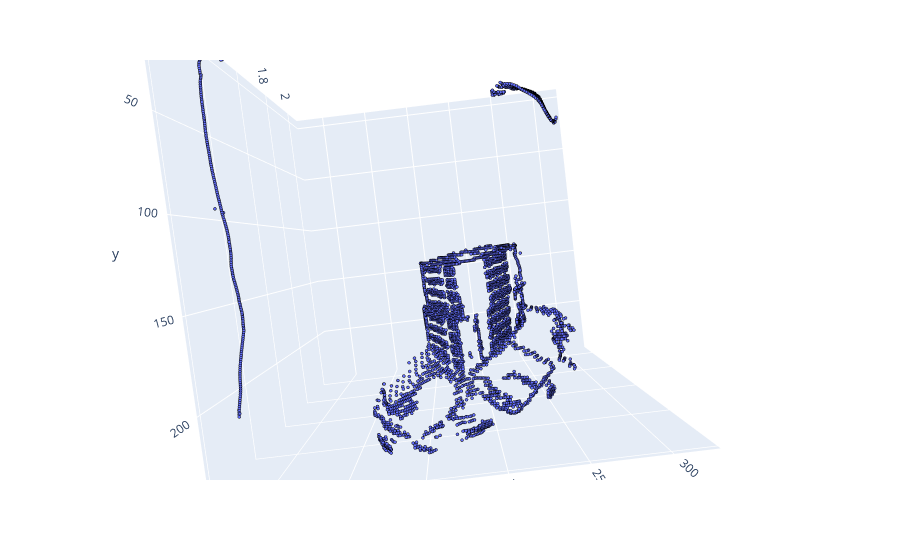

This figure's notebook cell:
### Markdown cell above
### Point cloud

### Code cell
e_img = cv2.resize(e_img, dsize=(320, 240), interpolation=cv2.INTER_CUBIC)
d_img = d_img.squeeze()

y, x = np.nonzero(e_img)
z = [d_img[y[i], x[i]] for i in range(len(x))]

fig = px.scatter_3d(x = x, y = y, z = z, height=600)
fig.update_traces(marker=dict(size=1, line=dict(width=1,color='black')))

### Figure 1 — Plotly figure (JSON) as saved in the notebook; plotly's stock layout.template omitted (floating-point values rounded to 4 significant figures; data arrays with more than 128 entries replaced by an {"elided": "..."} marker saying what was removed)
{"data": [{"hovertemplate": "x=%{x}<br>y=%{y}<br>z=%{z}<extra></extra>", "legendgroup": "", "marker": {"color": "#636efa", "line": {"color": "black", "width": 1}, "size": 1, "symbol": "circle"}, "mode": "markers", "name": "", "scene": "scene", "showlegend": false, "type": "scatter3d", "x": {"elided": "3806 int values"}, "y": {"elided": "3806 int values"}, "z": {"elided": "3806 float values"}}], "layout": {"autosize": true, "legend": {"tracegroupgap": 0}, "margin": {"t": 60}, "scene": {"aspectmode": "auto", "aspectratio": {"x": 1, "y": 1, "z": 1}, "camera": {"center": {"x": 0.01756, "y": 0.1154, "z": 0.0003165}, "eye": {"x": 0.02563, "y": 0.04893, "z": -1.467}, "projection": {"type": "perspective"}, "up": {"x": 0, "y": 0, "z": 1}}, "domain": {"x": [0, 1], "y": [0, 1]}, "xaxis": {"title": {"text": "x"}, "type": "linear"}, "yaxis": {"title": {"text": "y"}, "type": "linear"}, "zaxis": {"title": {"text": "z"}, "type": "linear"}}}}
